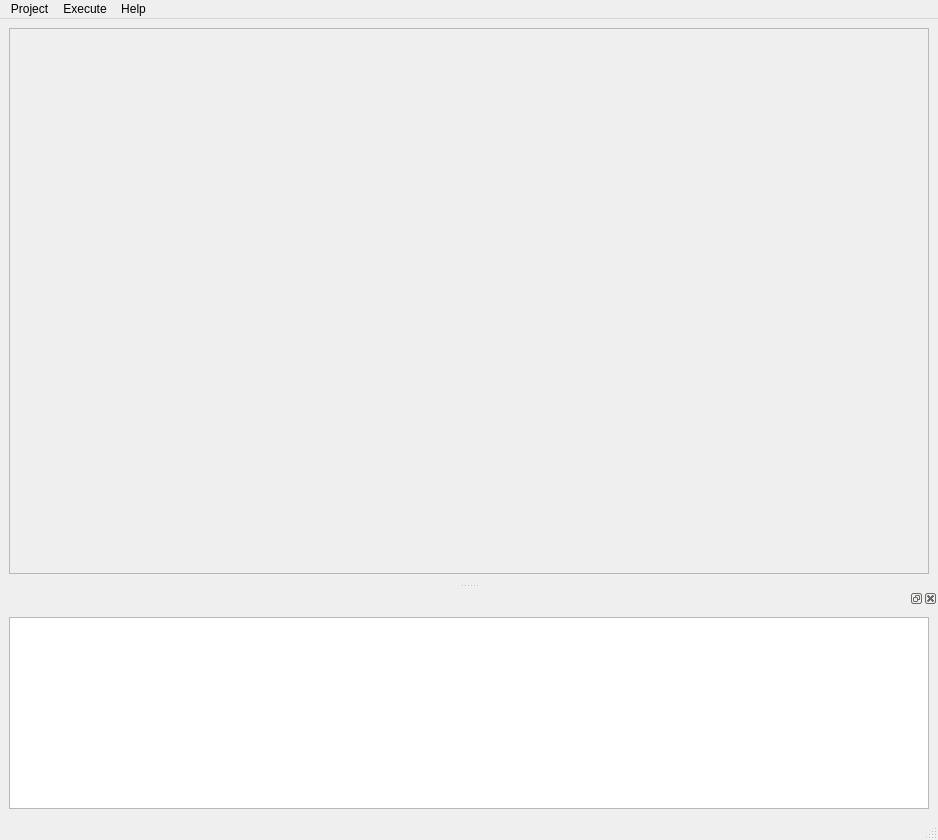
<?xml version="1.0" encoding="UTF-8"?>
<ui version="4.0">
 <class>MainWindow</class>
 <widget class="QMainWindow" name="MainWindow">
  <property name="geometry">
   <rect>
    <x>0</x>
    <y>0</y>
    <width>938</width>
    <height>840</height>
   </rect>
  </property>
  <property name="windowTitle">
   <string>MainWindow</string>
  </property>
  <widget class="QWidget" name="centralwidget">
   <layout class="QHBoxLayout" name="horizontalLayout_2">
    <item>
     <widget class="QScrollArea" name="scrollArea">
      <property name="widgetResizable">
       <bool>true</bool>
      </property>
      <widget class="QWidget" name="scrollAreaWidgetContents">
       <property name="geometry">
        <rect>
         <x>0</x>
         <y>0</y>
         <width>922</width>
         <height>532</height>
        </rect>
       </property>
       <layout class="QHBoxLayout" name="horizontalLayout_3"/>
      </widget>
     </widget>
    </item>
   </layout>
  </widget>
  <widget class="QMenuBar" name="menubar">
   <property name="geometry">
    <rect>
     <x>0</x>
     <y>0</y>
     <width>938</width>
     <height>30</height>
    </rect>
   </property>
   <widget class="QMenu" name="menuProject">
    <property name="title">
     <string>Project</string>
    </property>
    <addaction name="actionNew"/>
    <addaction name="actionOpen"/>
    <addaction name="actionSave"/>
    <addaction name="actionSave_as"/>
    <addaction name="separator"/>
    <addaction name="actionExit"/>
   </widget>
   <widget class="QMenu" name="menuExecution">
    <property name="title">
     <string>Execute</string>
    </property>
    <addaction name="actionRun"/>
    <addaction name="actionDry_run"/>
    <addaction name="actionValidate"/>
    <addaction name="actionDebug"/>
   </widget>
   <widget class="QMenu" name="menuHelp">
    <property name="title">
     <string>Help</string>
    </property>
    <addaction name="actionContents"/>
    <addaction name="actionAbout"/>
   </widget>
   <addaction name="menuProject"/>
   <addaction name="menuExecution"/>
   <addaction name="menuHelp"/>
  </widget>
  <widget class="QStatusBar" name="statusbar"/>
  <widget class="QDockWidget" name="dockWidget_2">
   <attribute name="dockWidgetArea">
    <number>8</number>
   </attribute>
   <widget class="QWidget" name="dockWidgetContents_2">
    <layout class="QHBoxLayout" name="horizontalLayout">
     <item>
      <widget class="QTreeView" name="treeView">
       <attribute name="headerDefaultSectionSize">
        <number>200</number>
       </attribute>
      </widget>
     </item>
    </layout>
   </widget>
  </widget>
  <action name="actionNew">
   <property name="text">
    <string>New</string>
   </property>
  </action>
  <action name="actionOpen">
   <property name="text">
    <string>Open</string>
   </property>
  </action>
  <action name="actionSave">
   <property name="text">
    <string>Save</string>
   </property>
  </action>
  <action name="actionSave_as">
   <property name="text">
    <string>Save as</string>
   </property>
  </action>
  <action name="actionExit">
   <property name="text">
    <string>Exit</string>
   </property>
  </action>
  <action name="actionRun">
   <property name="text">
    <string>Run</string>
   </property>
  </action>
  <action name="actionDry_run">
   <property name="text">
    <string>Dry run</string>
   </property>
  </action>
  <action name="actionValidate">
   <property name="text">
    <string>Validate</string>
   </property>
  </action>
  <action name="actionContents">
   <property name="text">
    <string>Contents</string>
   </property>
  </action>
  <action name="actionAbout">
   <property name="text">
    <string>About</string>
   </property>
  </action>
  <action name="actionDebug">
   <property name="text">
    <string>Debug</string>
   </property>
  </action>
 </widget>
 <resources/>
 <connections>
  <connection>
   <sender>actionExit</sender>
   <signal>triggered()</signal>
   <receiver>MainWindow</receiver>
   <slot>close()</slot>
   <hints>
    <hint type="sourcelabel">
     <x>-1</x>
     <y>-1</y>
    </hint>
    <hint type="destinationlabel">
     <x>266</x>
     <y>245</y>
    </hint>
   </hints>
  </connection>
 </connections>
</ui>
